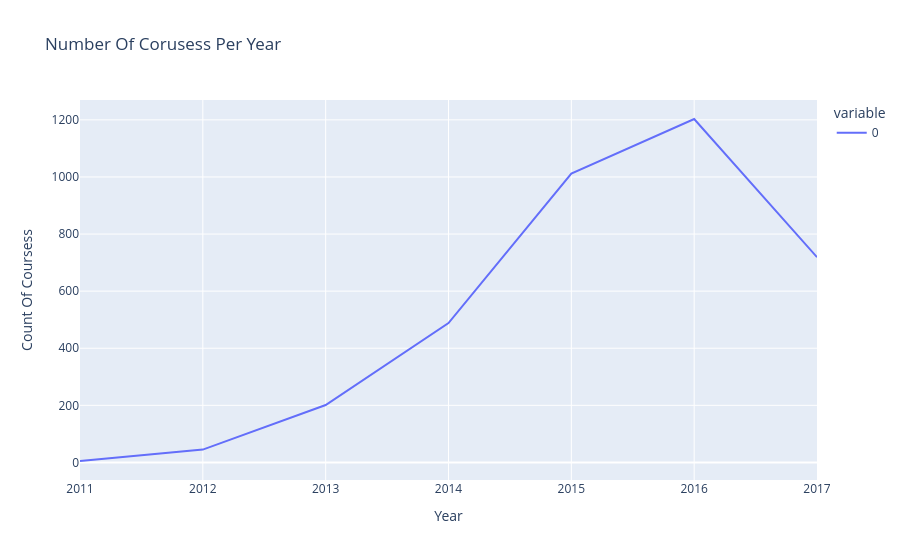

Notebook source saved alongside this figure:
### Code cell
visuliz = px.line(df_copy.groupby(df_copy['published_timestamp'].dt.year).size(), title = 'Number Of Corusess Per Year')
visuliz.update_xaxes(title_text = 'Year')
visuliz.update_yaxes(title_text = 'Count Of Coursess')
visuliz.show()

### Figure 1 — Plotly figure (JSON) as saved in the notebook; plotly's stock layout.template omitted (floating-point values rounded to 4 significant figures)
{"data": [{"hovertemplate": "variable=0<br>published_timestamp=%{x}<br>value=%{y}<extra></extra>", "legendgroup": "0", "line": {"color": "#636efa", "dash": "solid"}, "marker": {"symbol": "circle"}, "mode": "lines", "name": "0", "orientation": "v", "showlegend": true, "type": "scatter", "x": [2011, 2012, 2013, 2014, 2015, 2016, 2017], "xaxis": "x", "y": [5, 45, 201, 488, 1012, 1203, 719], "yaxis": "y"}], "layout": {"legend": {"title": {"text": "variable"}, "tracegroupgap": 0}, "title": {"text": "Number Of Corusess Per Year"}, "xaxis": {"anchor": "y", "domain": [0, 1], "title": {"text": "Year"}}, "yaxis": {"anchor": "x", "domain": [0, 1], "title": {"text": "Count Of Coursess"}}}}
